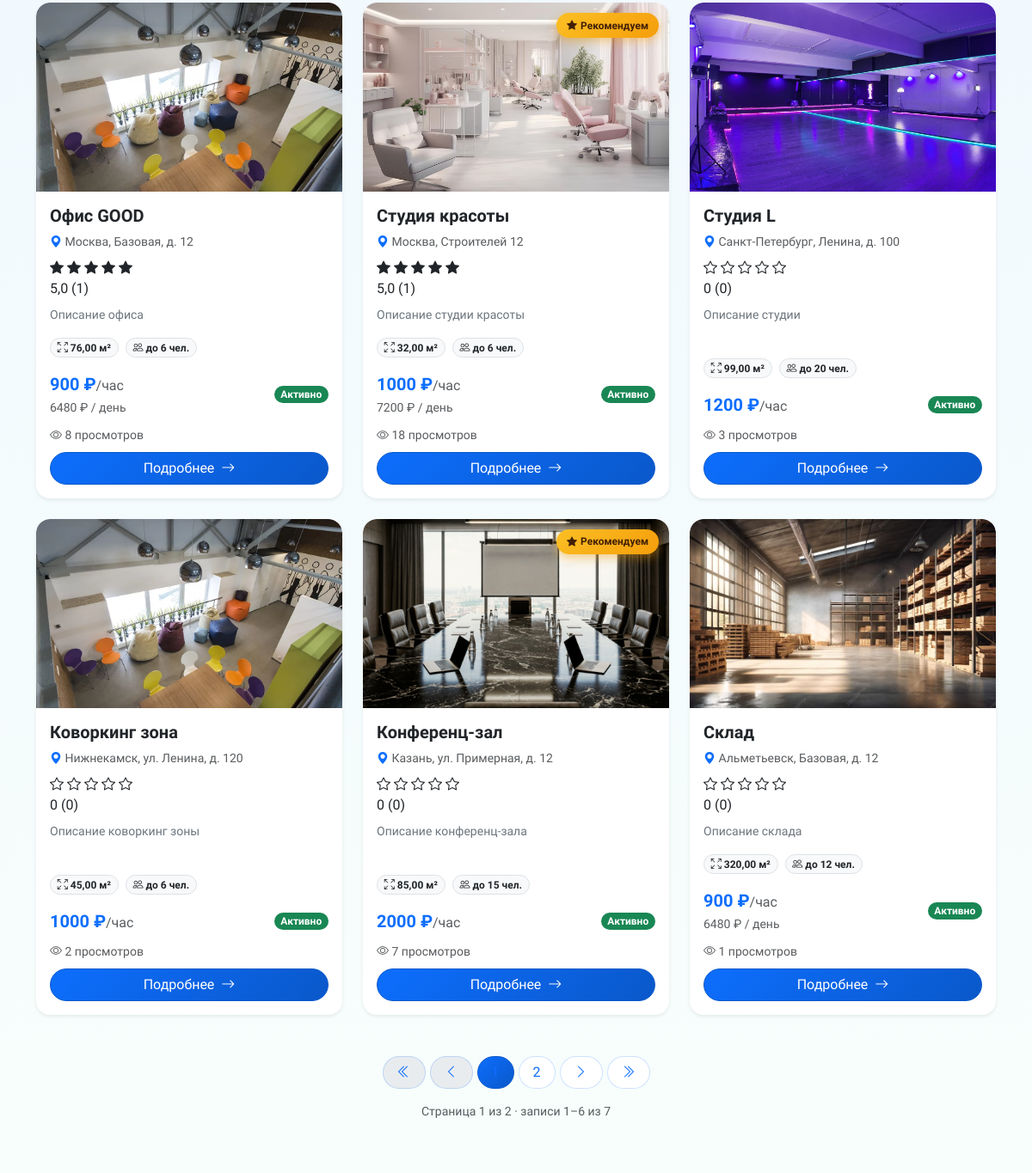
Before: /properties/ (middle part) with the older database file.
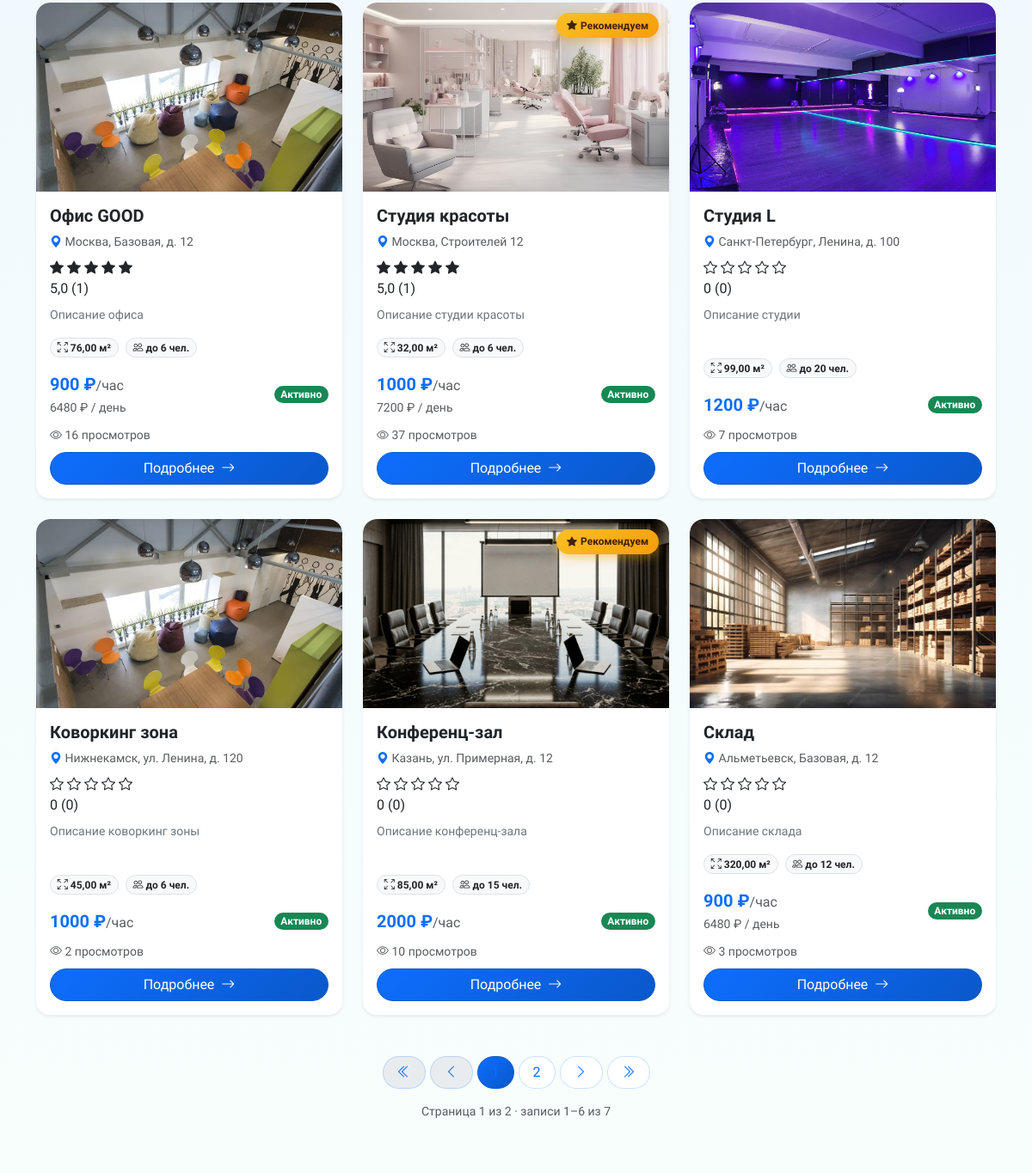
After: the same page with the newer database file.
### core/models.py (models this page shows, shortened)
class Property(models.Model):
    PROPERTY_TYPE_CHOICES = [
        ('office', 'Офис'),
        ('conference', 'Конференц-зал'),
        ('coworking', 'Коворкинг'),
        ('shop', 'Торговая площадь'),
        ('warehouse', 'Склад'),
        ('studio', 'Студия'),
        ('other', 'Другое'),
    ]
    STATUS_CHOICES = [
        ('draft', 'Черновик'),
        ('pending', 'На модерации'),
        ('active', 'Активно'),
        ('rejected', 'Отклонено'),
        ('inactive', 'Неактивно'),
    ]
    landlord = models.ForeignKey(
        User,
        on_delete=models.CASCADE,
        related_name='properties',
        verbose_name='Владелец'
    )
    title = models.CharField(
        max_length=200,
        verbose_name='Название'
    )
    slug = models.SlugField(
        unique=True,
        verbose_name='Slug'
    )
    description = models.TextField(
        verbose_name='Описание'
    )
    property_type = models.CharField(
        max_length=20,
        choices=PROPERTY_TYPE_CHOICES,
        default='office',
        verbose_name='Тип помещения'
    )
    category = models.ForeignKey(
        Category,
        on_delete=models.SET_NULL,
        null=True,
        blank=True,
        related_name='properties',
        verbose_name='Категория'
    )
    city = models.CharField(
        max_length=100,
        default='Москва',
        verbose_name='Город'
    )
    address = models.CharField(
        max_length=200,
        default='Не указан',
        verbose_name='Адрес'
    )
    latitude = models.FloatField(
        null=True,
        blank=True,
        verbose_name='Широта'
    )
    longitude = models.FloatField(
        null=True,
        blank=True,
        verbose_name='Долгота'
    )
    price_per_hour = models.DecimalField(
        max_digits=10,
        decimal_places=2,
        default=1000.00,
        verbose_name='Цена за час'
    )
    price_per_day = models.DecimalField(
        max_digits=10,
        decimal_places=2,
        null=True,
        blank=True,
        verbose_name='Цена за день'
    )
    price_per_week = models.DecimalField(
        max_digits=10,
        decimal_places=2,
        null=True,
        blank=True,
        verbose_name='Цена за неделю'
    )
    price_per_month = models.DecimalField(
        max_digits=10,
        decimal_places=2,
        null=True,
        blank=True,
        verbose_name='Цена за месяц'
    )
    capacity = models.PositiveIntegerField(
        default=1,
        verbose_name='Вместимость'
    )
    area = models.DecimalField(
        max_digits=8,
        decimal_places=2,
        default=10.00,
        verbose_name='Площадь (м²)'
    )
    floor = models.IntegerField(
        null=True,
        blank=True,
        verbose_name='Этаж'
    )
    amenities = models.ManyToManyField(
        Amenity,
        blank=True,
        related_name='properties',
        verbose_name='Удобства'
    )
    is_featured = models.BooleanField(
        default=False,
        verbose_name='Рекомендуемое'
    )
    status = models.CharField(
        max_length=20,
        choices=STATUS_CHOICES,
        default='draft',
        verbose_name='Статус'
    )
    views_count = models.PositiveIntegerField(
        default=0,
        verbose_name='Количество просмотров'
    )
    created_at = models.DateTimeField(
        auto_now_add=True,
        verbose_name='Дата создания'
    )
    updated_at = models.DateTimeField(
        auto_now=True,
        verbose_name='Дата обновления'
    )
    class Meta:
        verbose_name = 'Помещение'
        verbose_name_plural = 'Помещения'
        ordering = ['-created_at']
    def get_average_rating(self):
        reviews = self.reviews.filter(status='approved')
        if reviews.exists():
            return round(reviews.aggregate(avg=models.Avg('rating'))['avg'], 1)
        return 0
    def get_reviews_count(self):
        return self.reviews.filter(status='approved').count()

class PropertyImage(models.Model):
    property = models.ForeignKey(
        Property,
        on_delete=models.CASCADE,
        related_name='images',
        verbose_name='Помещение'
    )
    image = models.ImageField(
        upload_to='properties/',
        verbose_name='Изображение'
    )
    is_main = models.BooleanField(
        default=False,
        verbose_name='Главное изображение'
    )
    uploaded_at = models.DateTimeField(
        auto_now_add=True,
        verbose_name='Дата загрузки'
    )
    class Meta:
        verbose_name = 'Изображение помещения'
        verbose_name_plural = 'Изображения помещений'

### core/views.py (the view, shortened to what this page needs)
# urls.py: path('properties/', views.property_list, name='property_list'),
def property_list(request):
    auto_cancel_expired_bookings()
    properties = Property.objects.filter(status='active').select_related('landlord', 'category')
    property_type = request.GET.get('property_type')
    city = request.GET.get('city')
    category = request.GET.get('category')
    min_price = request.GET.get('min_price')
    max_price = request.GET.get('max_price')
    q = (request.GET.get('q') or '').strip()
    min_area = request.GET.get('min_area')
    max_area = request.GET.get('max_area')
    min_capacity = request.GET.get('min_capacity')
    sort = request.GET.get('sort') or 'newest'
    if property_type:
        properties = properties.filter(property_type=property_type)
    if city:
        properties = _filter_icase_contains(properties, ['city'], city, prefix='plc')
    if category:
        properties = properties.filter(category_id=category)
    if min_price:
        try:
            properties = properties.filter(price_per_hour__gte=float(min_price))
        except ValueError:
            pass
    if max_price:
        try:
            properties = properties.filter(price_per_hour__lte=float(max_price))
        except ValueError:
            pass
    if min_area:
        try:
            properties = properties.filter(area__gte=float(min_area))
        except ValueError:
            pass
    if max_area:
        try:
            properties = properties.filter(area__lte=float(max_area))
        except ValueError:
            pass
    if min_capacity:
        try:
            properties = properties.filter(capacity__gte=int(min_capacity))
        except ValueError:
            pass
    sort_map = {
        'price_asc': 'price_per_hour',
        'price_desc': '-price_per_hour',
        'area_asc': 'area',
        'area_desc': '-area',
        'newest': '-created_at',
        'popular': '-views_count',
    }
    properties = properties.order_by(sort_map.get(sort, sort_map['newest']))
    show_available_only = request.GET.get('available_only') == 'on'
    selected_date = request.GET.get('date')
    selected_time = request.GET.get('time')
    paginator = Paginator(properties, 6)
    page = request.GET.get('page')
    properties_page = paginator.get_page(page)
    context = {
        'properties': properties_page,
        'property_types': dict(Property.PROPERTY_TYPE_CHOICES),
        'categories': Category.objects.all(),
        'title': 'Все помещения для аренды',
        'today': timezone.now().date().isoformat(),
        'current_sort': sort,
    }
    return render(request, 'core/property_list.html', context)

### core/context_processors.py (called while the page is built, shortened)
def tenant_cart(request):
    if request.user.is_authenticated and getattr(request.user, 'user_type', None) == 'tenant':
        return {'cart_items_count': Cart.objects.filter(user=request.user).count()}
    return {'cart_items_count': 0}

def notifications_context(request):
    return {
        'unread_notifications_count': 0,
        'unread_messages_count': 0,
        'recent_notifications': [],
    }

### core/views.py (called while the page is built, shortened)
def auto_cancel_expired_bookings():
    expiration_time = timezone.now() - timedelta(minutes=30)
    expired_bookings = Booking.objects.filter(
        status='pending',
        created_at__lte=expiration_time
    )
    count = expired_bookings.count()
    if count > 0:
        logger.info(f"Auto-cancelled {count} expired bookings")
    return count

### templates/core/property_list.html (shortened to what the changed rows need)
{% extends 'base.html' %}
{% load static %}
{% block content %}
<div class="container py-4 py-lg-5">
    {% url 'property_list' as plist_url %}
    {% if properties %}
    <div class="row g-4">
        {% for property in properties %}
        <div class="col-md-6 col-lg-4">
            <div class="card property-card h-100 border-0 shadow-sm rounded-4 overflow-hidden hover-shadow">
                <div class="position-relative">
                    {% if property.is_featured %}
                    <span class="featured-ribbon"><i class="bi bi-star-fill me-1"></i>Рекомендуем</span>
                    {% endif %}
                    {% if property.images.first %}
                    <img src="{{ property.images.first.image.url }}" class="card-img-top" alt="{{ property.title }}" style="height: 220px; object-fit: cover;">
                    {% else %}
                    <div class="card-img-placeholder bg-light d-flex align-items-center justify-content-center" style="height: 220px;">
                        <i class="bi bi-building text-secondary" style="font-size: 3rem;"></i>
                    </div>
                    {% endif %}
                </div>
                <div class="card-body d-flex flex-column">
                    <h5 class="card-title fw-bold mb-2">{{ property.title|truncatechars:32 }}</h5>
                    <p class="card-text text-muted small mb-2">
                        <i class="bi bi-geo-alt-fill text-primary"></i> {{ property.city }}, {{ property.address|truncatechars:28 }}
                    </p>
                    <div class="rating-container mb-2">
                        <div class="rating-stars">
                            {% with avg_rating=property.get_average_rating %}
                                {% for i in "12345"|make_list %}
                                    {% if forloop.counter <= avg_rating %}
                                        <i class="bi bi-star-fill"></i>
                                    {% elif forloop.counter <= avg_rating|add:"0.5" %}
                                        <i class="bi bi-star-half"></i>
                                    {% else %}
                                        <i class="bi bi-star"></i>
                                    {% endif %}
                                {% endfor %}
                            {% endwith %}
                        </div>
                        <span class="rating-value">{{ property.get_average_rating }}</span>
                        <span class="reviews-count">({{ property.get_reviews_count }})</span>
                    </div>
                    <p class="card-text small text-secondary flex-grow-1">{{ property.description|truncatechars:72 }}</p>
                    <div class="d-flex flex-wrap gap-2 mb-3">
                        <span class="badge rounded-pill bg-light text-dark border">
                            <i class="bi bi-arrows-fullscreen"></i> {{ property.area }} м²
                        </span>
                        <span class="badge rounded-pill bg-light text-dark border">
                            <i class="bi bi-people"></i> до {{ property.capacity }} чел.
                        </span>
                    </div>
                    <div class="d-flex justify-content-between align-items-center mb-2">
                        <div>
                            <span class="fw-bold text-primary fs-5">{{ property.price_per_hour|floatformat:0 }} ₽<span class="fs-6 text-muted fw-normal">/час</span></span>
                            {% if property.price_per_day %}
                            <div><small class="text-muted">{{ property.price_per_day|floatformat:0 }} ₽ / день</small></div>
                            {% endif %}
                        </div>
                        <span class="badge rounded-pill bg-{% if property.status == 'active' %}success{% else %}secondary{% endif %}">{{ property.get_status_display }}</span>
                    </div>
                    {% if property.views_count %}
                    <div class="mb-2">
                        <small class="text-muted"><i class="bi bi-eye"></i> {{ property.views_count }} просмотров</small>
                    </div>
                    {% endif %}
                    <a href="{% url 'property_detail' property.slug %}" class="btn btn-primary rounded-pill w-100 mt-auto">
                        Подробнее <i class="bi bi-arrow-right ms-1"></i>
                    </a>
                </div>
            </div>
        </div>
        {% endfor %}
    </div>
    {% endif %}
</div>
{% endblock %}

Changed rows visible on the page:
changed Property "Офис GOOD": views_count "8" → "16"
changed Property "Студия красоты": views_count "18" → "37"
changed Property "Студия L": views_count "3" → "7"
changed Property "Конференц-зал": views_count "7" → "10"
changed Property "Склад": views_count "1" → "3"
